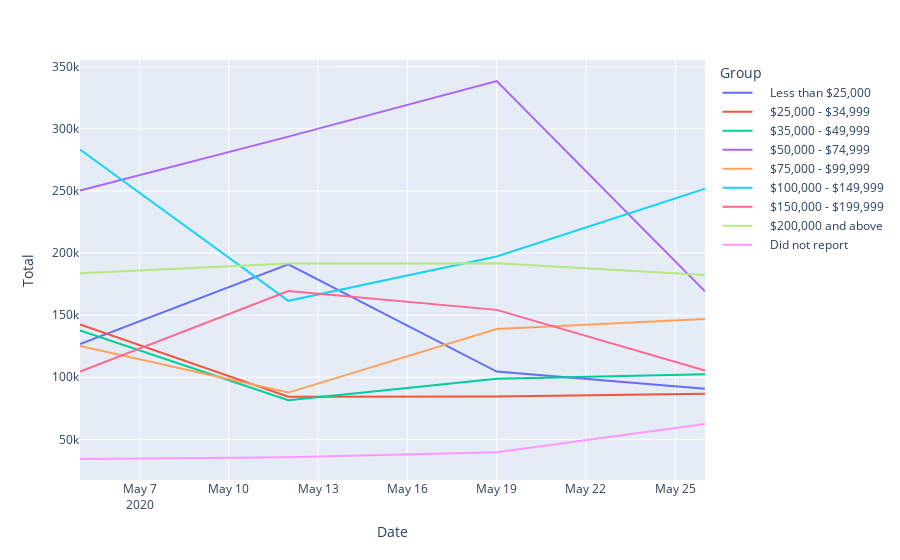

Notebook cell for this chart:
### Code cell
fig = px.line(income_df, x = "Date", y = "Total", color = "Group")
fig.show()

### Figure 1 — Plotly figure (JSON) as saved in the notebook; plotly's stock layout.template omitted (floating-point values rounded to 4 significant figures)
{"data": [{"hovertemplate": "Group=    Less than $25,000<br>Date=%{x}<br>Total=%{y}<extra></extra>", "legendgroup": "    Less than $25,000", "line": {"color": "#636efa", "dash": "solid"}, "mode": "lines", "name": "    Less than $25,000", "orientation": "v", "showlegend": true, "type": "scatter", "x": ["2020-05-05", "2020-05-12", "2020-05-19", "2020-05-26"], "xaxis": "x", "y": [126801, 190832, 104553, 90807], "yaxis": "y"}, {"hovertemplate": "Group=    $25,000 - $34,999<br>Date=%{x}<br>Total=%{y}<extra></extra>", "legendgroup": "    $25,000 - $34,999", "line": {"color": "#EF553B", "dash": "solid"}, "mode": "lines", "name": "    $25,000 - $34,999", "orientation": "v", "showlegend": true, "type": "scatter", "x": ["2020-05-05", "2020-05-12", "2020-05-19", "2020-05-26"], "xaxis": "x", "y": [142422, 84396, 84494, 86714], "yaxis": "y"}, {"hovertemplate": "Group=    $35,000 - $49,999<br>Date=%{x}<br>Total=%{y}<extra></extra>", "legendgroup": "    $35,000 - $49,999", "line": {"color": "#00cc96", "dash": "solid"}, "mode": "lines", "name": "    $35,000 - $49,999", "orientation": "v", "showlegend": true, "type": "scatter", "x": ["2020-05-05", "2020-05-12", "2020-05-19", "2020-05-26"], "xaxis": "x", "y": [137649, 81584, 98768, 102354], "yaxis": "y"}, {"hovertemplate": "Group=    $50,000 - $74,999<br>Date=%{x}<br>Total=%{y}<extra></extra>", "legendgroup": "    $50,000 - $74,999", "line": {"color": "#ab63fa", "dash": "solid"}, "mode": "lines", "name": "    $50,000 - $74,999", "orientation": "v", "showlegend": true, "type": "scatter", "x": ["2020-05-05", "2020-05-12", "2020-05-19", "2020-05-26"], "xaxis": "x", "y": [250272, 293708, 338475, 169126], "yaxis": "y"}, {"hovertemplate": "Group=    $75,000 - $99,999<br>Date=%{x}<br>Total=%{y}<extra></extra>", "legendgroup": "    $75,000 - $99,999", "line": {"color": "#FFA15A", "dash": "solid"}, "mode": "lines", "name": "    $75,000 - $99,999", "orientation": "v", "showlegend": true, "type": "scatter", "x": ["2020-05-05", "2020-05-12", "2020-05-19", "2020-05-26"], "xaxis": "x", "y": [125245, 87660, 138769, 146798], "yaxis": "y"}, {"hovertemplate": "Group=    $100,000 - $149,999<br>Date=%{x}<br>Total=%{y}<extra></extra>", "legendgroup": "    $100,000 - $149,999", "line": {"color": "#19d3f3", "dash": "solid"}, "mode": "lines", "name": "    $100,000 - $149,999", "orientation": "v", "showlegend": true, "type": "scatter", "x": ["2020-05-05", "2020-05-12", "2020-05-19", "2020-05-26"], "xaxis": "x", "y": [283321, 161518, 197224, 251868], "yaxis": "y"}, {"hovertemplate": "Group=    $150,000 - $199,999<br>Date=%{x}<br>Total=%{y}<extra></extra>", "legendgroup": "    $150,000 - $199,999", "line": {"color": "#FF6692", "dash": "solid"}, "mode": "lines", "name": "    $150,000 - $199,999", "orientation": "v", "showlegend": true, "type": "scatter", "x": ["2020-05-05", "2020-05-12", "2020-05-19", "2020-05-26"], "xaxis": "x", "y": [104622, 169388, 154250, 105481], "yaxis": "y"}, {"hovertemplate": "Group=    $200,000 and above<br>Date=%{x}<br>Total=%{y}<extra></extra>", "legendgroup": "    $200,000 and above", "line": {"color": "#B6E880", "dash": "solid"}, "mode": "lines", "name": "    $200,000 and above", "orientation": "v", "showlegend": true, "type": "scatter", "x": ["2020-05-05", "2020-05-12", "2020-05-19", "2020-05-26"], "xaxis": "x", "y": [183812, 191670, 191696, 182218], "yaxis": "y"}, {"hovertemplate": "Group=    Did not report<br>Date=%{x}<br>Total=%{y}<extra></extra>", "legendgroup": "    Did not report", "line": {"color": "#FF97FF", "dash": "solid"}, "mode": "lines", "name": "    Did not report", "orientation": "v", "showlegend": true, "type": "scatter", "x": ["2020-05-05", "2020-05-12", "2020-05-19", "2020-05-26"], "xaxis": "x", "y": [34206, 35594, 39575, 62289], "yaxis": "y"}], "layout": {"autosize": true, "legend": {"title": {"text": "Group"}, "tracegroupgap": 0}, "margin": {"t": 60}, "xaxis": {"anchor": "y", "autorange": true, "domain": [0, 1], "range": ["2020-05-05", "2020-05-26"], "title": {"text": "Date"}, "type": "date"}, "yaxis": {"anchor": "x", "autorange": true, "domain": [0, 1], "range": [17300.0, 355400.0], "title": {"text": "Total"}, "type": "linear"}}}
